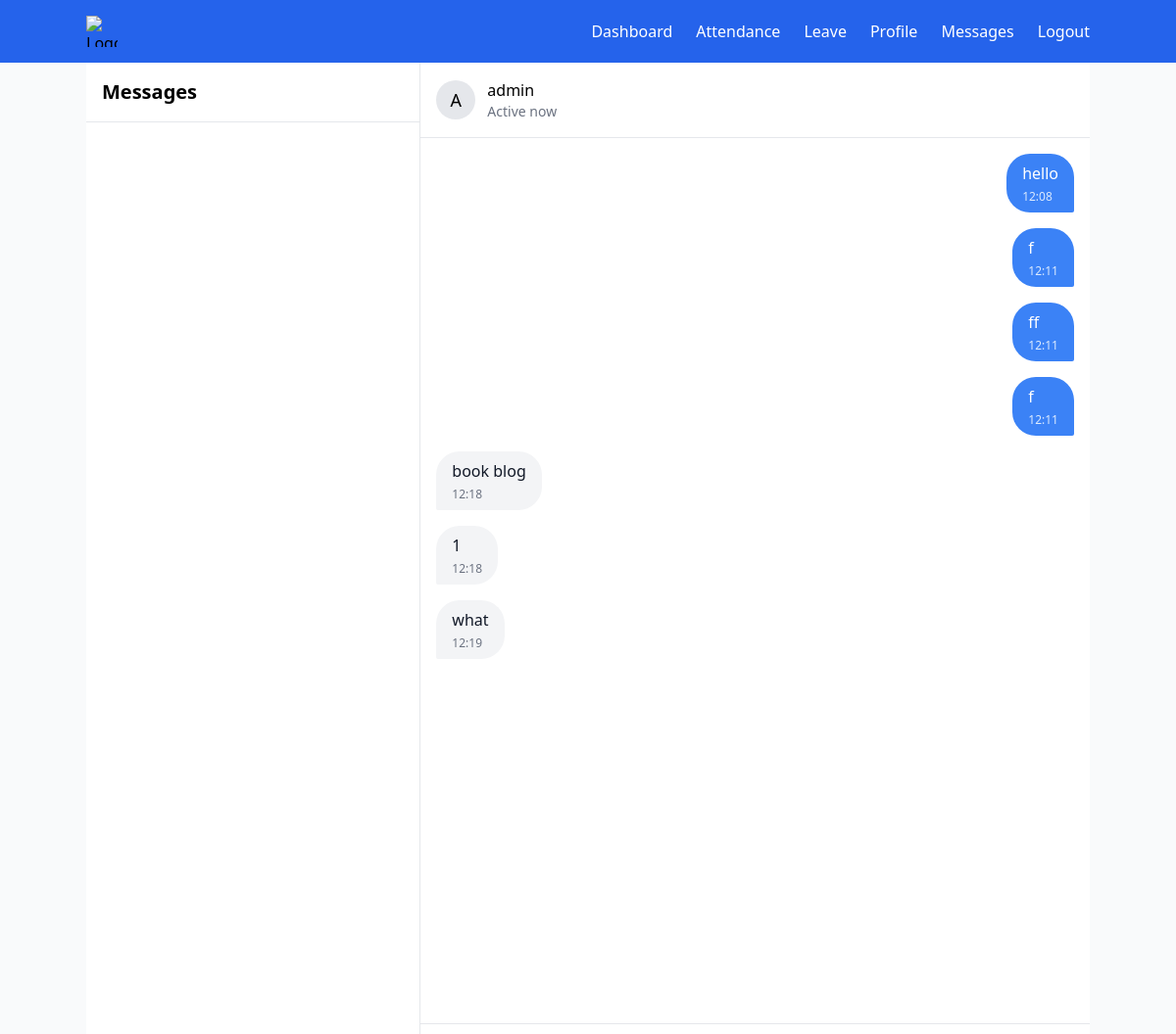
The app's page /admins/chat/3/ (signed in) with its own data.
### admins/models.py (models this page shows, shortened)
class Message(models.Model):
    sender = models.ForeignKey(User, on_delete=models.CASCADE, related_name='sent_messages')
    recipient = models.ForeignKey(User, on_delete=models.CASCADE, related_name='received_messages')
    content = models.TextField()
    timestamp = models.DateTimeField(default=now)

### admins/views.py (the view)
# urls.py: path('chat/', views.chat, name='chat'),
@login_required
def chat(request, user_id=None):
    if user_id:
        recipient = get_object_or_404(User, id=user_id)
        if request.method == 'POST':
            content = request.POST.get('content')
            if content:
                Message.objects.create(sender=request.user, recipient=recipient, content=content)
                return JsonResponse({'success': True, 'message': 'Message sent successfully.'})
        messages = Message.objects.filter(
            (Q(sender=request.user) & Q(recipient=recipient)) |
            (Q(sender=recipient) & Q(recipient=request.user))
        ).order_by('timestamp')
        return render(request, 'chat.html', {'messages': messages, 'recipient': recipient})
    employees = UserProfile.objects.exclude(user=request.user)
    return render(request, 'chat.html', {'employees': employees})

### templates/chat.html (shortened to what this page needs)
{% load static %}
{% include 'base.html' %}
{% include 'navbar.html' %}
</head>
<body class="bg-gray-50">
    <div class="container mx-auto h-screen flex">
        <div class="w-1/3 border-r border-gray-200 bg-white">
            <div class="p-4 border-b border-gray-200">
                <h2 class="text-xl font-semibold">Messages</h2>
            </div>
            <div class="overflow-y-auto h-[calc(100vh-65px)]">
            </div>
        </div>
        <div class="w-2/3 bg-white flex flex-col">
            {% if recipient %}
                <div class="p-4 border-b border-gray-200 flex items-center space-x-3">
                    <div class="h-10 w-10 rounded-full bg-gray-200 flex items-center justify-center">
                        <span class="text-lg">{{ recipient.username|first|upper }}</span>
                    </div>
                    <div>
                        <h3 class="font-medium">{{ recipient.username }}</h3>
                        <p class="text-sm text-gray-500">Active now</p>
                    </div>
                </div>
                <div id="chatWindow" class="flex-1 overflow-y-auto p-4 space-y-4">
                    {% for message in messages %}
                    <div class="flex {% if message.sender == request.user %}justify-end{% endif %}">
                        <div class="{% if message.sender == request.user %}
                            bg-blue-500 text-white rounded-3xl rounded-br-sm
                            {% else %}
                            bg-gray-100 text-gray-900 rounded-3xl rounded-bl-sm
                            {% endif %}
                            max-w-[60%] px-4 py-2">
                            <p>{{ message.content }}</p>
                            <p class="text-xs mt-1 {% if message.sender == request.user %}text-blue-100{% else %}text-gray-500{% endif %}">
                                {{ message.timestamp|date:"H:i" }}
                            </p>
                        </div>
                    </div>
                    {% endfor %}
                </div>
                <div class="p-4 border-t border-gray-200">
                </div>
            {% endif %}
        </div>
    </div>
</body>
</html>

### records on screen
Message: content "hello", timestamp "12:08"
Message: content "f", timestamp "12:11"
Message: content "ff", timestamp "12:11"
Message: content "f", timestamp "12:11"
Message: content "book blog", timestamp "12:18"
Message: content "1", timestamp "12:18"
Message: content "what", timestamp "12:19"

### other values on screen
{{ recipient.username|first|upper }} "A"
{{ recipient.username }} "admin"
